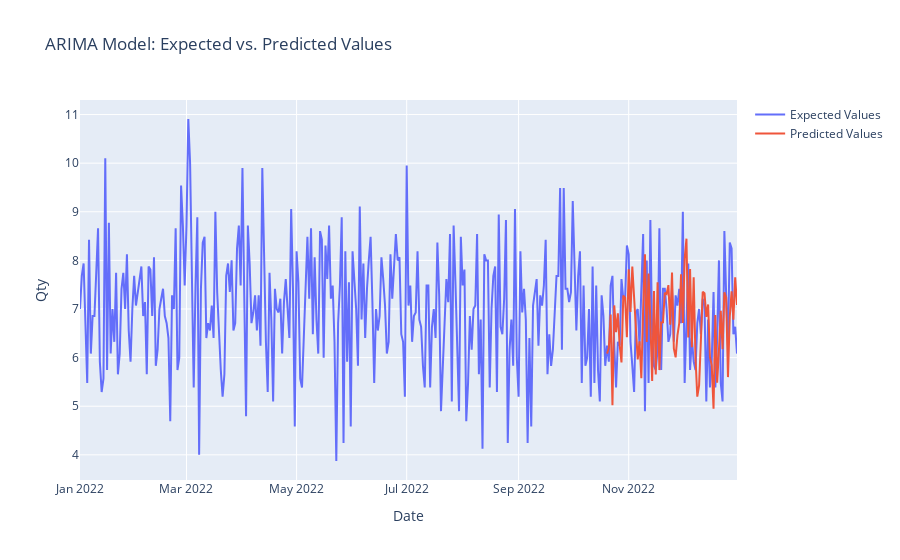

The notebook cell this image was saved under:
### Code cell
import plotly.graph_objects as go

# Create a Plotly figure
fig = go.Figure()

# Add trace for the actual values
fig.add_trace(go.Scatter(x=df_arima.index, y=df_arima['Qty'], mode='lines', name='Expected Values'))

# Add trace for the predicted values
fig.add_trace(go.Scatter(x=test.index, y=test['Predict'], mode='lines', name='Predicted Values'))

# Update layout
fig.update_layout(title='ARIMA Model: Expected vs. Predicted Values',
                  xaxis_title='Date', yaxis_title='Qty')

# Show the plot
fig.show()
